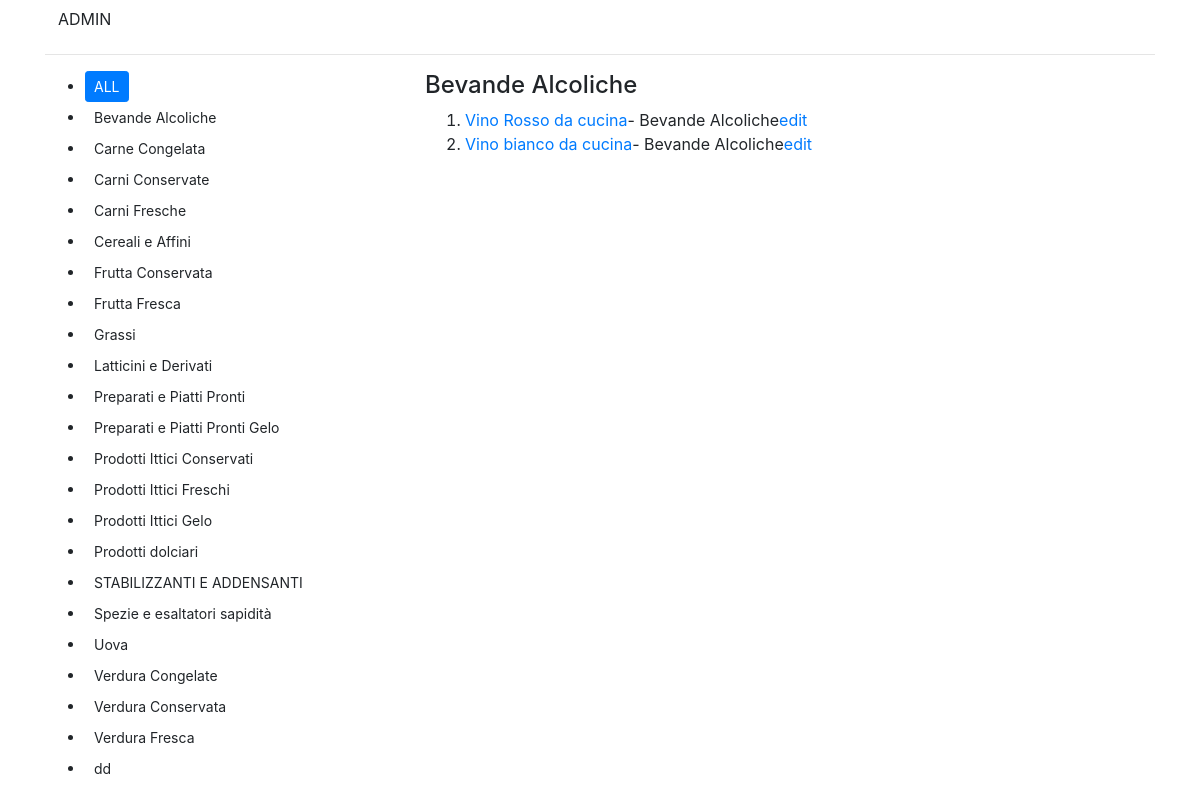
The app's page /cousine/ingredients/category/11/ with its own data.
### cousine/models.py (models this page shows, shortened)
class Category(models.Model):
    name = models.CharField(max_length=30)
    class meta:
        ordering = ["name"]

class Ingredient(models.Model):
    name = models.CharField(max_length=100)
    category = models.ForeignKey(Category, on_delete=models.CASCADE)
    nutritional = models.OneToOneField(Nutritionals,  on_delete=models.CASCADE, null=True, blank=True)
    class meta:
        ordering = ["name"]
    def get_absolute_url(self):
        return reverse("ingredient-detail", kwargs={'pk':self.id})

### cousine/views.py (the view)
# urls.py: path('ingredients/category/<int:pk>/', views.category_ingredients_view, name='category-ingredients'),
def category_ingredients_view(request, pk):
    categories = Category.objects.order_by('name')
    category=Category.objects.get(id=pk)
    ingredients=Ingredient.objects.filter(category__id=category.id).order_by('name')
    context={'categories': categories,'category': category, 'ingredients': ingredients }
    return render(request,'cousine/ingredients.html', context )

### cousine/templates/cousine/ingredients.html
{% extends "base.html" %}
{% block content %}
    <div class="row">
        <div class="col-4">
            <ul>
          <li><a href="{% url 'ingredient-main' %}" class="btn btn-sm btn-primary">ALL</a> </li>
                {% for cat in categories %}
                    <li>
                        <a href="{% url 'category-ingredients' cat.id %}" class="btn btn-sm ">{{ cat.name }}   </a>
                    </li>
                {% endfor %}
            </ul>
        </div>
    <div class="col">
        {% if category %}
         <h4>
             {{ category.name }}
         </h4>
         {% else %}
            <h4>
               All Ingredients
            </h4>
        {% endif %}
        <ol>
            {% for ingredient in ingredients %}
                <li>
                    <a href="{{ ingredient.get_absolute_url }}">{{ ingredient.name }}</a>- {{ ingredient.category.name }}<a href="{% url 'ingredient-edit' ingredient.id %}">edit</a>
                </li>
            {% endfor %}
        </ol>
    </div>
    </div>
{% endblock content %}

### templates/base.html (shortened to what this page needs)
<!DOCTYPE html>
<html>
    <head>
        <link rel="stylesheet" href="https://cdn.jsdelivr.net/npm/bootstrap@4.3.1/dist/css/bootstrap.min.css">
 </head>
    <body>
        <div class="container">
            {% include 'nav.html' %}
                {% block content %}{% endblock %}
        </div>
</body>
</html>

### templates/nav.html
{% block content%}
<a href="/admin/" class="btn btn-Warning">  ADMIN</a>
<hr>
{% endblock %}

### records on screen
Category: name "Bevande Alcoliche"
Category: name "Carne Congelata"
Category: name "Carni Conservate"
Category: name "Carni Fresche"
Category: name "Cereali e Affini"
Category: name "Frutta Conservata"
Category: name "Frutta Fresca"
Category: name "Grassi"
Category: name "Latticini e Derivati"
Category: name "Preparati e Piatti Pronti"
Category: name "Preparati e Piatti Pronti Gelo"
Category: name "Prodotti Ittici Conservati"
Category: name "Prodotti Ittici Freschi"
Category: name "Prodotti Ittici Gelo"
Category: name "Prodotti dolciari"
Category: name "STABILIZZANTI E ADDENSANTI"
Category: name "Spezie e esaltatori sapidità"
Category: name "Uova"
Category: name "Verdura Congelate"
Category: name "Verdura Conservata"
Category: name "Verdura Fresca"
Category: name "dd"
Ingredient: name "Vino Rosso da cucina", category.name "Bevande Alcoliche"
Ingredient: name "Vino bianco da cucina", category.name "Bevande Alcoliche"
